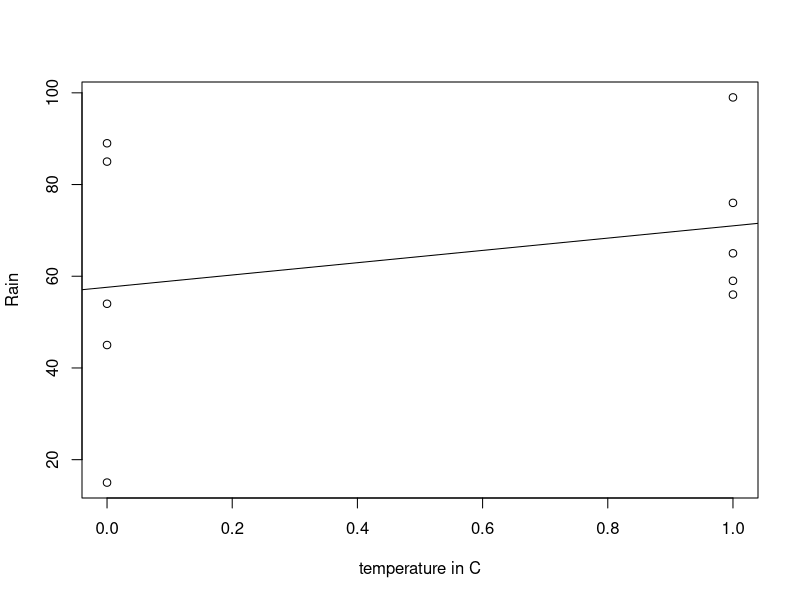

This figure's R source:
# install.packages("ggplot2")
library("ggplot2")
data <- read.csv("weather.csv")
x <- data[-4]
y <- data$Rain
#Apply lm function
relation <- lm(y ~ temperature, data = data)
# summary(relation)

#Find weight of a person with temperature 5.6
a <- data.frame(temperature = 5.6)
result <- predict(relation, a)
print(result)

plot(y, data$temperature, abline(lm(data$temperature ~ y)),
xlab = "temperature in C", ylab = "Rain")